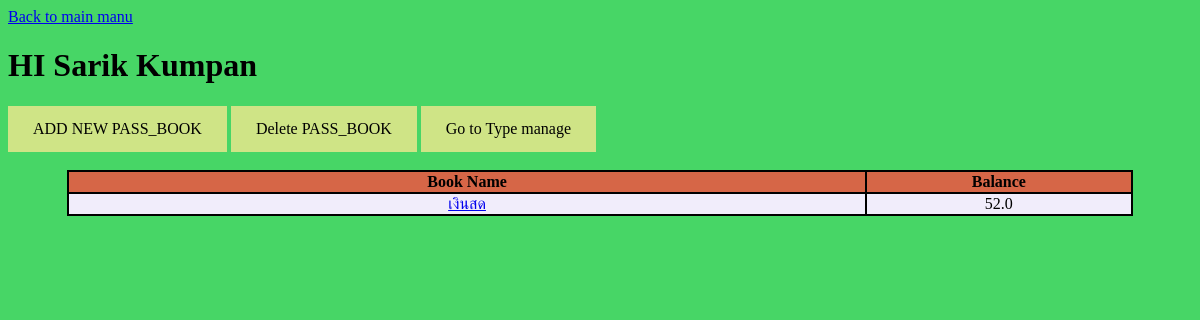
/accounting/8/user_book/, run on an earlier commit of the app's database.
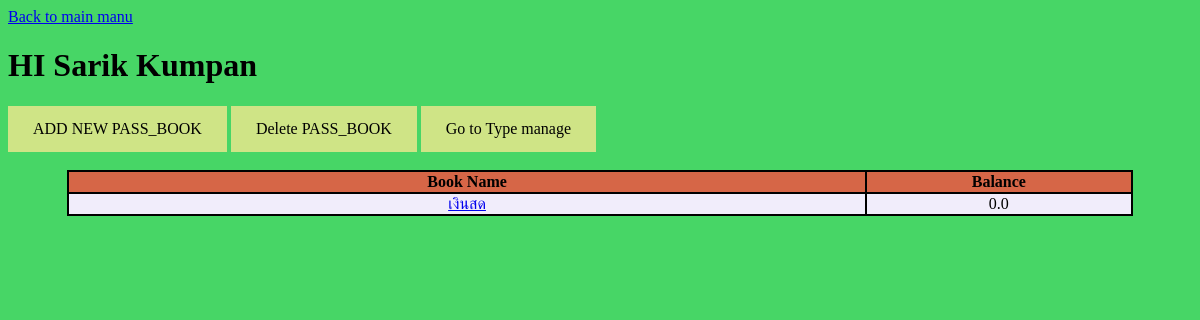
And on a later commit of the database.
### accounting/models.py (models this page shows, shortened)
class Pass_book(models.Model):
    user = models.ForeignKey(User, on_delete=models.CASCADE)
    book_name = models.CharField(max_length=60)
    balance = models.FloatField(default=0)
    founded = models.DateTimeField('data founded')

### accounting/views.py (the view)
# urls.py: url(r'^(?P<pk>[0-9]+)/user_book/$', views.UserBook.as_view(), name='user_book'),
class UserBook(generic.DetailView): # for show all user book
    model = User
    template_name = 'accounting/user_book_page.html'

### accounting/templates/accounting/user_book_page.html (shortened to what this page needs)
<head>
</head>
<body style="background-color:47d666">
<a href="{% url 'accounting:index' %}">Back to main manu</a>
<h1> HI {{user.user_name}} </h1>
<a class="box" href="{% url 'accounting:add_book_page' pk=user.id %}">ADD NEW PASS_BOOK</a>
<a class="box" href="{% url 'accounting:delete_book_page' pk=user.id %}">Delete PASS_BOOK</a>
<a class="box" href="{% url 'accounting:type_manage' pk=user.id %}">Go to Type manage</a>
<br><br>
<center>
{% if user.pass_book_set.all %}
    <table>
    	<tr>
			<th class="book">Book Name</th>
			<th>Balance</th>
		</tr>
	{% for book in user.pass_book_set.all %}
        <tr>
		    <td><a href="{% url 'accounting:book_detail' pk=book.id%}">{{book.book_name}}</a></td>
            <td style="text-align:center">{{book.balance}}</td>
        </tr>
	{% endfor %}
{% endif %}
</center>
</body>

What changed in the data, as far as the page shows it:
changed Pass_book "เงินสด": balance "52.0" → "0.0"
